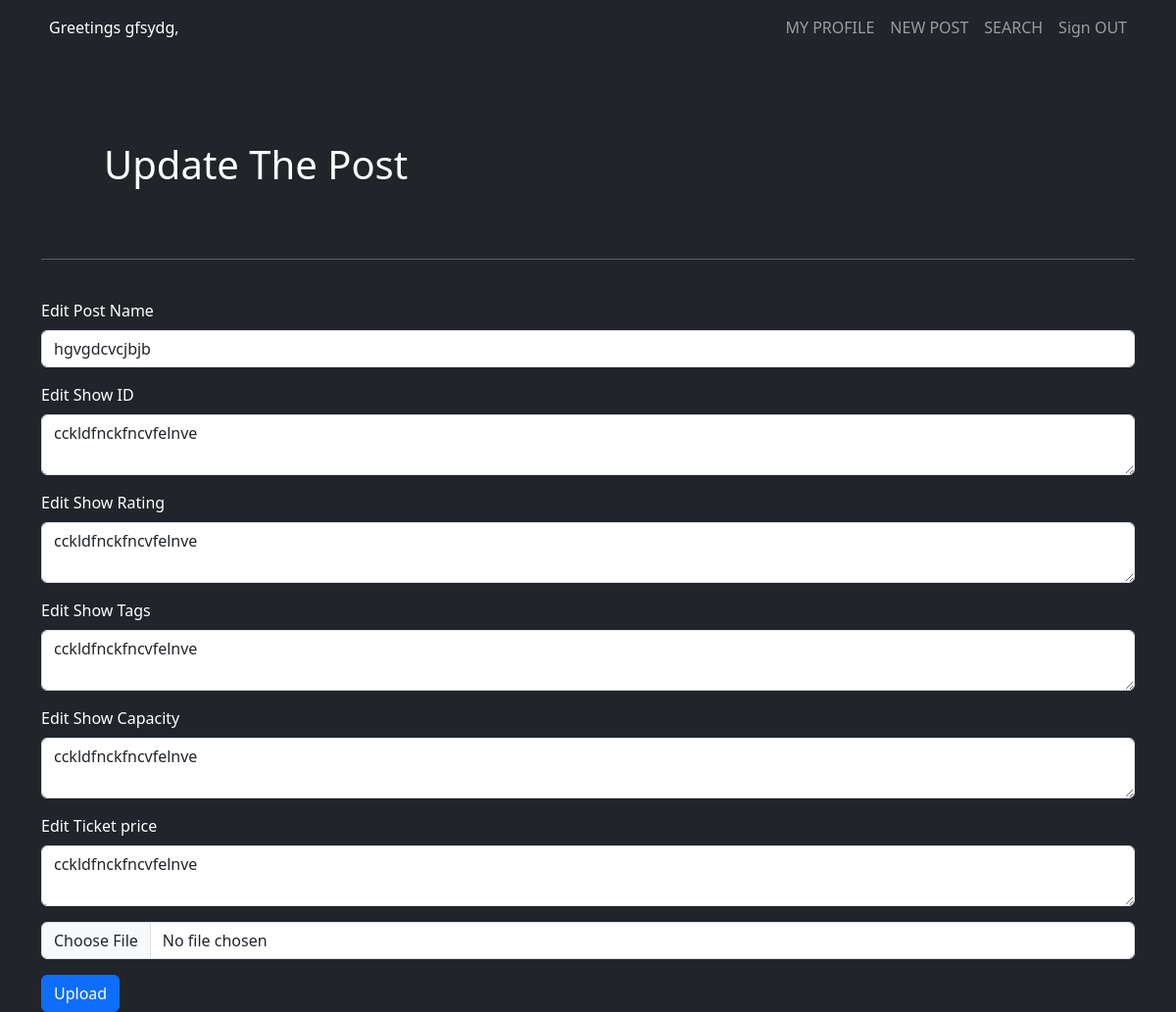
Page /kwgi/update/1 on the committed database.
### app.py (models this page shows)
class User(db.Model):
    __tablename__ = 'user'
    user_id = db.Column(db.Integer, autoincrement = True, primary_key = True)
    username = db.Column(db.String, unique = True, nullable = False)
    email = db.Column(db.String, unique = True, nullable = False)
    fname = db.Column(db.String, nullable = False)
    lname = db.Column(db.String)
    password = db.Column(db.String, nullable = False)
    dob = db.Column(db.String, nullable = False)

class Post(db.Model):
    __tablename__='post'
    post_id = db.Column(db.Integer, nullable = False, autoincrement = True, unique= True, primary_key = True)
    posttitle = db.Column(db.String, nullable = False)
    postdesc = db.Column(db.String, nullable = False)
    links = db.Column(db.String)
    username = db.Column(db.String, db.ForeignKey("user.username"),nullable=False)
    timestamp = db.Column(db.String)

### app.py (the view, shortened to what this page needs)
@app.route('/<username>/update/<post_id>',methods=['GET','POST'])
def update(username,post_id):
    if request.method=='GET':
        user = User.query.filter_by(username=username).first()
        post=Post.query.filter_by(post_id=post_id).first()
        return render_template("change.html",users=user,post=post)

### templates/change.html (shortened to what this page needs)
<!DOCTYPE html>
<html>
    <head>
        <link href="https://cdn.jsdelivr.net/npm/bootstrap@5.3.0-alpha1/dist/css/bootstrap.min.css" rel="stylesheet">
    <head>
    <body class="bg-dark " style="color: white;">
        <nav class="navbar navbar-expand-lg navbar-dark bg-dark">
            <div class="container">
                <div class="collapse navbar-collapse" id="navbarSupportedContent">
                <ul class="navbar-nav me-auto mb-2 mb-lg-0">
                    <li class="nav-item">
                    <a class="nav-link active" aria-current="page" href="#">Greetings {{ users["fname"] }},</a>
                    </li>
                </ul>
                <div class="d-flex" role="search">
                    <ul class="navbar-nav me-auto mb-2 mb-lg-0">
                        <li class="nav-item pr-5">
                            <a class="nav-link" href="/{{ users["username"] }}/my_profile" formaction='/{{ users["username"] }}/my_profile' formmethod='GET'>MY PROFILE</a>
                        </li>
                        <li class="nav-item pr-5">
                            <a class="nav-link" href="/{{ users["username"] }}/new_post" formaction='/' formmethod='GET'>NEW POST</a>
                        </li>
                        <li class="nav-item ">
                            <a class="nav-link" href="/{{ users["username"] }}/search" formaction='/{{ users["username"] }}/search' formmethod='GET'>SEARCH</a>
                        </li>
                        <li class="nav-item pr-5">
                            <a class="nav-link" href='/' formaction='/' formmethod='GET'>Sign OUT</a>
                        </li>
                    </ul>
                </div>
                </div>
            </div>
        </nav>
        <br>
        <div class="container">
            <div class="container m-3 p-5">
                <h1>Update The Post</h1>
            </div>
            <hr>
            <br>
            <div>
                <form action="/{{ users["username"] }}/update/{{ post["post_id"] }}" method="POST" enctype="multipart/form-data">
                    <div class="mb-3">
                      <label for="exampleInputEmail1" class="form-label">Edit Post Name</label>
                      <input type="text" name="pname" class="form-control" value="{{ post["posttitle"] }}" align="middle">
                    </div>
                    <div class="mb-3">
                      <label for="exampleInputPassword1" class="form-label">Edit Show ID</label>
                      <textarea name="pdescription" class="form-control" align="middle" row="4" column="500">{{ post["postdesc"] }}</textarea>
                    </div>
                    <div class="mb-3">
                        <label for="exampleInputPassword1" class="form-label">Edit Show Rating</label>
                        <textarea name="pdescription" class="form-control" align="middle" row="4" column="500">{{ post["postdesc"] }}</textarea>
                    </div>
                    <div class="mb-3">
                        <label for="exampleInputPassword1" class="form-label">Edit Show Tags</label>
                        <textarea name="pdescription" class="form-control" align="middle" row="4" column="500">{{ post["postdesc"] }}</textarea>
                    </div>
                    <div class="mb-3">
                        <label for="exampleInputPassword1" class="form-label">Edit Show Capacity</label>
                        <textarea name="pdescription" class="form-control" align="middle" row="4" column="500">{{ post["postdesc"] }}</textarea>
                    </div>
                    <div class="mb-3">
                        <label for="exampleInputPassword1" class="form-label">Edit Ticket price</label>
                        <textarea name="pdescription" class="form-control" align="middle" row="4" column="500">{{ post["postdesc"] }}</textarea>
                    </div>
                    <div id="uploaded_file">
                        <input type="file" id="myFile" name="file" class="form-control">
                    </div>
                    <button type="submit" class="btn btn-primary mt-3">Upload</button>
                  </form>
            </div>
        </div>
    </body>
</html>

### rows in the picture
User: fname "gfsydg"
Post: pname "hgvgdcvcjbjb", pdescription "cckldfnckfncvfelnve"
